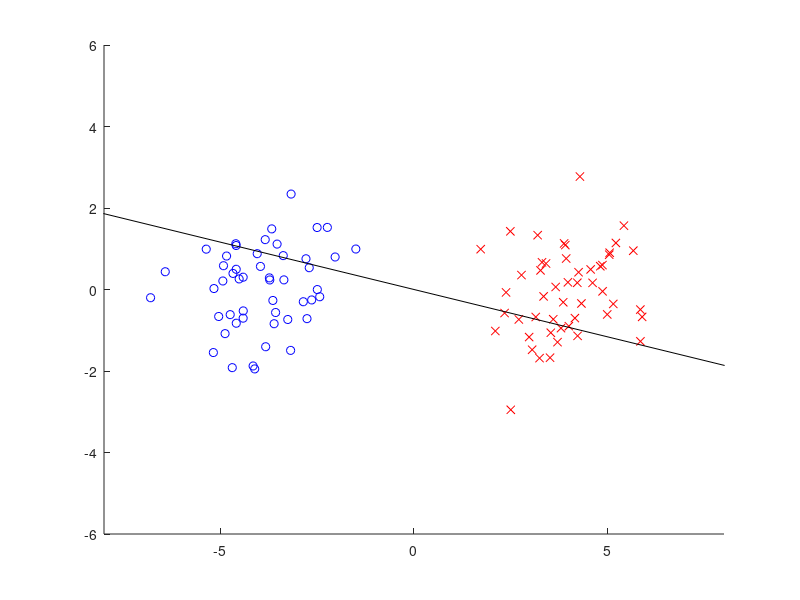

The MATLAB source for this figure:
%Fisher判别分析

clc,clear,close all
n=100;
x=randn(n,2);
x(1:n/2,1)=x(1:n/2,1)-4;
x(n/2+1:end,1)=x(n/2+1:end,1)+4;
%x(1:n/4,1)=x(1:n/4,1)-4;x(n/4+1:end,1)=x(n/4+1:end,1)+4;
x=x-repmat(mean(x),[n,1]);
y=[ones(n/2,1);2*ones(n/2,1)];% 创建一个分类向量，前一半为1，后一半为2

m1=mean(x(y==1,:));% 计算分类1的样本均值
x1=x(y==1,:)-repmat(m1,[n/2,1]);% 中心化分类1的样本
m2=mean(x(y==2,:));x2=x(y==2,:)-repmat(m2,[n/2,1]);

[t,v]=eigs(n/2 * m1' *m1+n/2*m2'*m2,x1'*x1+x2'*x2,1);% % 计算最大特征值对应的特征向量
figure(1);clf;hold on;axis([-8 8 -6 6]);
plot(x(y==1,1),x(y==1,2),'bo');
plot(x(y==2,1),x(y==2,2),'rx');
plot(100*[-t(1) t(1)],100*[-t(2) t(2)],'k-');% 绘制特征向量表示的直线
